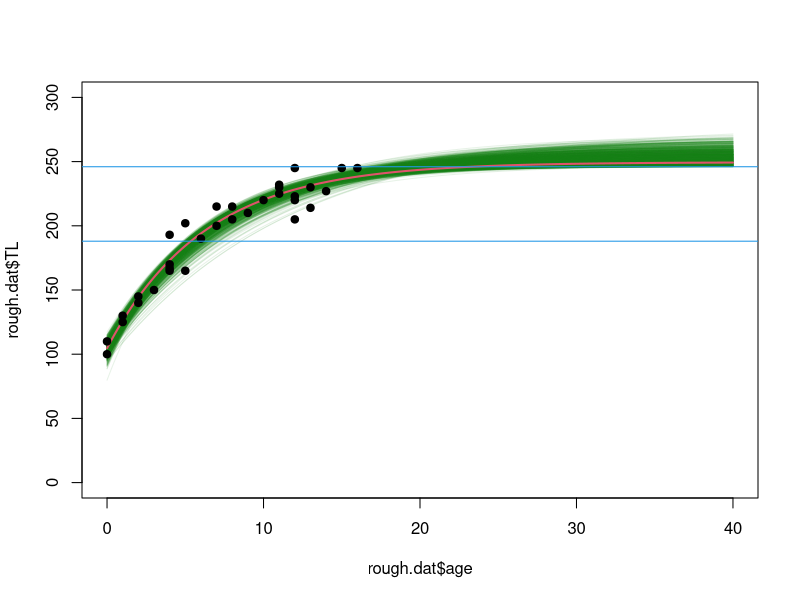
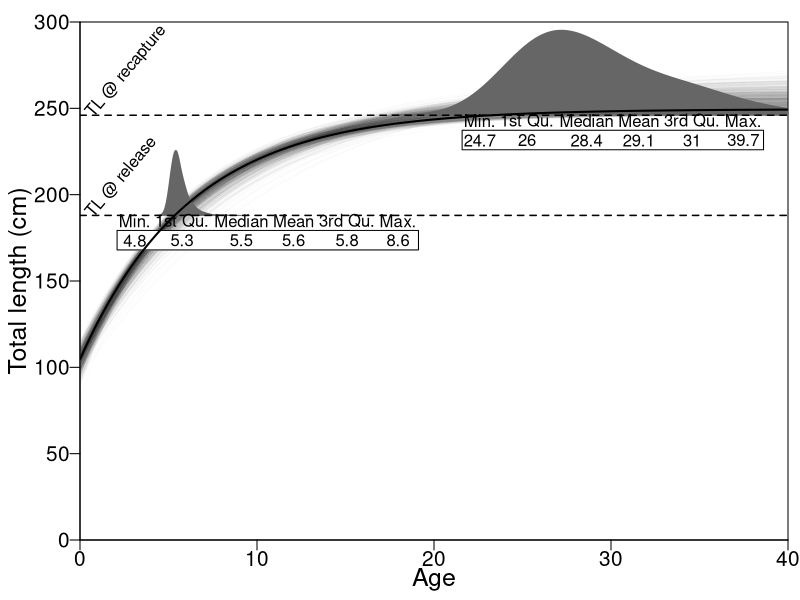

Reproduce these figures in R, in order.
library(plotrix)
library(mvtnorm)

#Data
setwd('C:\\Users\\myb\\Desktop\\new\\Sarah Jacobs')
  #tag and recapture info
TL.rel=188
TL.rec=246
Time.liberty=22.16  #years

  #male growth pars from Goldman et al 2006
Linf=249.5
K=0.16
to=-3.4

  #eye-balled data from Goldman et al 2006
rough.dat=data.frame(age=c(0,0,1,1,2,2,3,4,4,4,4,5,5,6,7,7,8,8,9,10,11,11,11,
                           12,12,12,12,13,13,14,15,16),
                     TL=c(100,110,125,130,140,145,150,165,167,170,193,165,202,190,
                          200,215,205,215,210,220,225,230,232,205,220,223,245,214,
                          230,227,245,245))


#1. create var covar matrix and take sample
set.seed(666)
Start.pars=list(Linf.est=jitter(Linf,1),K.est=jitter(K,1),to.est=jitter(to,1))  
fit=nls(TL~Linf.est*(1-exp(-K.est*(age-to.est))),data=rough.dat,start=Start.pars)
SIGMA=vcov(fit)
N.sim=1000
age=seq(0,40,.1)
Sim.tl=matrix(nrow=length(age),ncol=N.sim)

VBGF=function(t,linf,k,t0) linf*(1-exp(-k*(t-t0)))

x <- 1
repeat {
  par.samp=rmvnorm(1,mean=c(Linf,K,to),sigma=SIGMA)
  dummy=VBGF(age,par.samp[1],par.samp[2],par.samp[3])
  Age.dummy=age[which.min(abs(dummy - TL.rec))]
  if( TL.rec<max(dummy))
  {
    Sim.tl[,x]=dummy
    x = x+1
  }
  if (x == N.sim+1){
    break
  }
}  #make sure rec length/age is meaningful

#plot simulated lengths
plot(rough.dat$age,rough.dat$TL,col='transparent',xlim=c(0,40),ylim=c(0,300))
LT=VBGF(age,Linf,K,to)
for(i in 1:N.sim) lines(age,Sim.tl[,i],col=rgb(.1,.5,.1,alpha=.1))
lines(age,LT,lwd=2,col=2)
points(rough.dat$age,rough.dat$TL,pch=19)
abline(h=TL.rel,col=4)
abline(h=TL.rec,col=4)


#extract age from closet predicted TL to TL.rel
Age.rel=numeric(N.sim)
for(i in 1:N.sim) Age.rel[i]=age[which.min(abs(Sim.tl[,i] - TL.rel))] 
Smry.age.rel=round(as.data.frame(t(as.matrix(summary(Age.rel)))),1)

  
#derive age at recapture from time at liberty
Age.rec=Age.rel+Time.liberty
Smry.age.rec=round(as.data.frame(t(as.matrix(summary(Age.rec)))),1)

#derive age at recapture from predicted TL to TL.rec
Age.rec.TL=numeric(N.sim)
for(i in 1:N.sim) Age.rec.TL[i]=age[which.min(abs(Sim.tl[,i] - TL.rec))] 
Age.rec.TL=Age.rec.TL[Age.rec.TL>=(0.5*min(Age.rel)+Time.liberty)]

Smry.age.rec.TL=round(as.data.frame(t(as.matrix(summary(Age.rec.TL)))),1)

#figure 2
Ymax=300
Xmax=max(age)
jpeg(file='figure2.jpg',width=2400,height=2000,units="px",res=300)
par(mar=c(1,1,1,.1),oma=c(2,3,.1,.5),las=1,mgp=c(1,.5,0),cex.axis=1.25)
plot(1,1,col='transparent',xlim=c(0,Xmax),ylim=c(0,Ymax), yaxs="i",xaxs="i",
     ylab="",xlab="")
for(i in 1:N.sim) lines(age,Sim.tl[,i],col=rgb(.1,.1,.1,alpha=.01))
mtext("Total length (cm)",2,las=3,line=2.5,cex=1.5)
mtext("Age",1,line=1.5,cex=1.5)

#add distribution
CL.dis="grey40"
den=density(Age.rel,adjust=2)
X=den$x
Y=rescale(den$y,c(TL.rel,TL.rel*1.2))
polygon(X,Y,col=CL.dis,border=CL.dis)
addtable2plot(Smry.age.rel$Median ,TL.rel-20,Smry.age.rel,bty="o",xjust=0.2,
              display.rownames=F,hlines=F,vlines=F,cex=1)


den=density(Age.rec.TL,adjust=2)
X=den$x
Y=rescale(den$y,c(TL.rec,TL.rec*1.2))
polygon(X,Y,col=CL.dis,border=CL.dis)
addtable2plot(Smry.age.rec.TL$Median ,TL.rec-20,Smry.age.rec.TL,bty="o",xjust=0.4,
              display.rownames=F,hlines=F,vlines=F,cex=1)

lines(age,LT,lwd=2,col="black")
abline(h=TL.rel,lwd=1.5,lty=2)
text(0,TL.rel,'TL @ release',srt=50,pos=4)
abline(h=TL.rec,lwd=1.5,lty=2)
text(0,TL.rec,'TL @ recapture',srt=50,pos=4)
dev.off()


# jpeg(file='figure2.jpg',width=2400,height=2000,units="px",res=300)
# par(mfcol=c(2,1),mar=c(1,1,1,.1),oma=c(3,3,.1,.5),las=1,mgp=c(1,.5,0))
# plot(1,1,col='transparent',xlim=c(0,40),ylim=c(0,300), yaxs="i",xaxs="i",
#      ylab="",xlab="")
# for(i in 1:N.sim) lines(age,Sim.tl[,i],col=rgb(.1,.1,.1,alpha=.01))
# lines(age,LT,lwd=2)
# abline(h=TL.rel,lwd=1.5,lty=2)
# mtext("Total length (cm)",2,las=3,line=2)
# 
# a=hist(Age.rel,breaks=age,plot=F)
# plot(a$mids,a$counts,type='h',xlim=range(age),main="")
# addtable2plot(Smry.age.rel$Median ,400,Smry.age.rel,bty="o",xjust=0.4,
#               display.rownames=F,hlines=F,vlines=F,cex=.9)
# par(new=T)
# a=hist(Age.rec,breaks=age,plot=F)
# plot(a$mids,a$counts,type='h',xlim=range(age),main="")
# addtable2plot(Smry.age.rec$Median ,400,Smry.age.rec,bty="o",xjust=0.4,
#               display.rownames=F,hlines=F,vlines=F,cex=.9)
# 
# mtext("Age",1,line=1.5)
# mtext("Frequency",2,las=3,line=2)
# dev.off()
